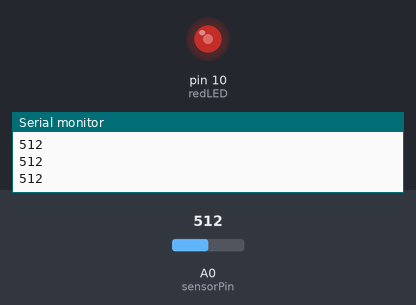
Recording of a sketch running on a simulated Arduino Uno, built with avr-gcc and run on an emulated ATmega328P. Parts: output pins drawn as LEDs (lit = HIGH), the last lines printed to the serial monitor. Inputs (shaded band) come from the test bench; at power-on: A0 (sensorPin) = 512.

Above: at 1.3 s.
1.4 s: A0 (sensorPin) set to 716
At 2.5 s:
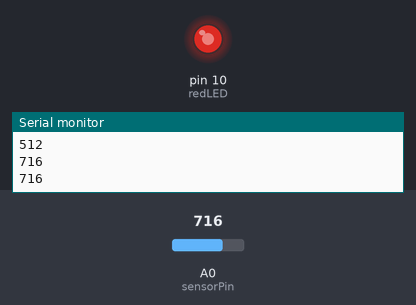
3.0 s: A0 (sensorPin) set to 900
At 3.7 s:
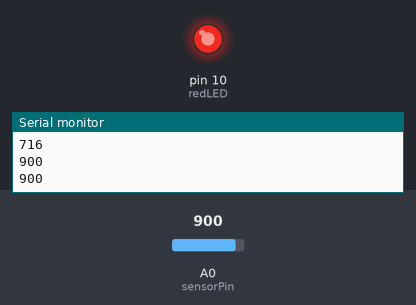
4.5 s: A0 (sensorPin) set to 122
At 4.9 s:
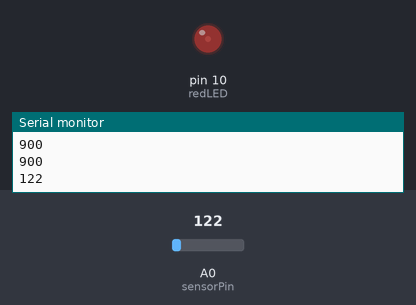
6.0 s: A0 (sensorPin) set to 0
At 7.2 s:
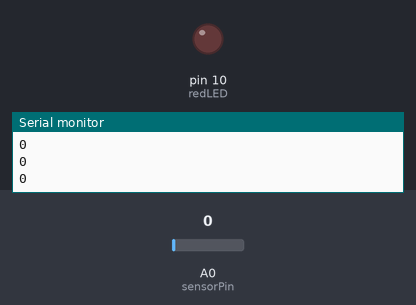
7.5 s: A0 (sensorPin) set to 511
At 8.4 s:
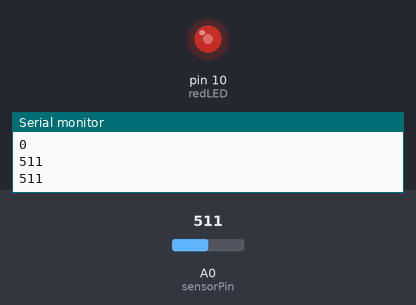
Timing chart, 0 to 10.0 s (numbered marks = the images above; inputs shaded):
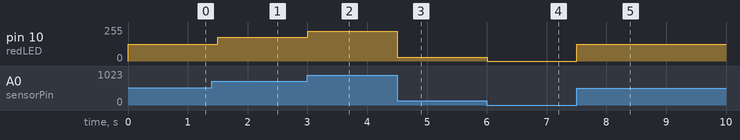

Measured:
- after the input at 1.4 s, pin 10 (redLED): 127/255 → 178/255 after 0.10 s
- after the input at 3.0 s, pin 10 (redLED): 178/255 → 224/255 at once
- after the input at 4.5 s, pin 10 (redLED): 224/255 → 30/255 at once
- after the input at 6.0 s, pin 10 (redLED): 30/255 → 0/255 at once
- after the input at 7.5 s, pin 10 (redLED): 0/255 → 127/255 at once

The sketch:

_2.2_potFadeSerial.ino
```cpp
/*
 * This is the program header put things like the date, your name
 * And a description of what your program does here
 *
 * Michal Britt-Crane 7/5/2015
 *
 * This program reads the value from a potentiometer and fades an LED dimmer or brighter
 * and print the input value (sensorValue) to the console
 */

// Constants
const int redLED = 10;          // red LED on pin 10
const int sensorPin = A0;             // sensor attached to pin A0 (analog input #0)

// Variables
int sensorValue = 0;            // variable used to store the value coming from the sensor: 0-1023
int outputValue = 0;            // variable used to store the brightness value of the LED

void setup() {                  // start setup, this code runs once at startup
  pinMode(redLED, OUTPUT);      // set redLED as an output
  Serial.begin(9600);           // startup the serial port at 9600 bits per seccond (baud)
}                               // end setup

void loop() {                           // start main loop
  sensorValue = analogRead(sensorPin);  // read the value of the potentiometer and store in "sensorValue" between 0 & 1023
  outputValue = map(sensorValue, 0, 1023, 0, 255);    // map the sensorValue down from 0-1023 to 0-255
  analogWrite(redLED, outputValue);       // use the "analogWrite" method to fade the redLED
  Serial.println(sensorValue);          // print the sensorValue (0-1023) to the serial console
  delay(500);
}                                       // end main loop, repeat to top
```
